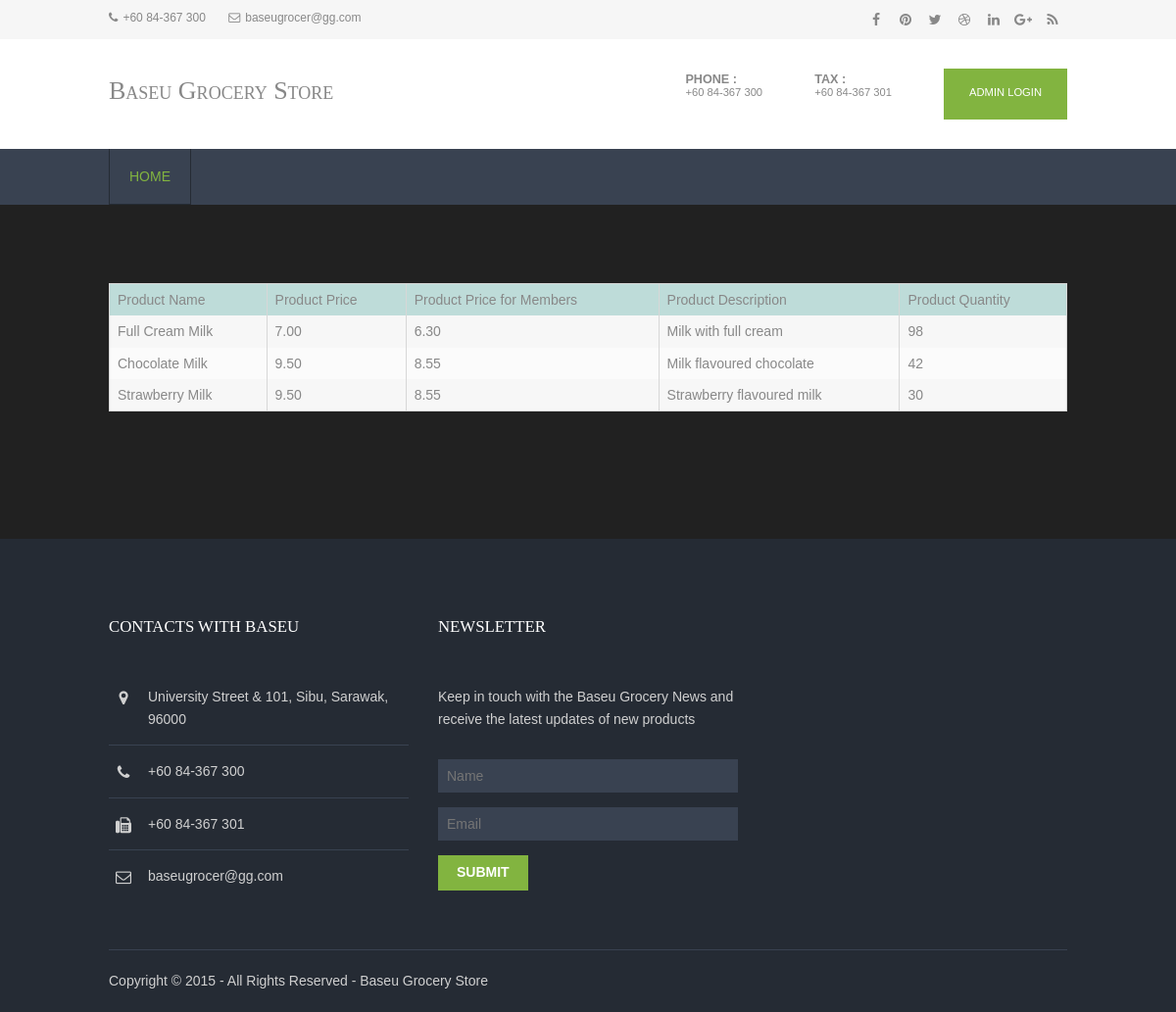
/product_dairy.php, run on the app's committed database.
### tables this page shows
CREATE TABLE `products` (
  `pro_id` int(11) NOT NULL,
  `pro_name` varchar(255) NOT NULL,
  `pro_price` decimal(15,2) NOT NULL,
  `pro_mem_price` decimal(15,2) DEFAULT NULL,
  `pro_description` text NOT NULL,
  `quantity` int(11) DEFAULT NULL,
  `pro_type` varchar(255) NOT NULL
);

### product_dairy.php (the view, shortened to what this page needs)
<?php
require('includes/config.php');
$result = $db->query("SELECT pro_name, pro_price, pro_mem_price, pro_description, quantity FROM products WHERE pro_type like 'Dairy';");
?>
<!DOCTYPE html>
<html>
<head>
<link href="layout/styles/layout.css" rel="stylesheet" type="text/css" media="all">
</head>
<body background="images/bg.jpg" id="top">
<div class="wrapper row0">
  <div id="topbar" class="hoc clear">
    <div class="fl_left">
      <ul class="nospace inline pushright">
        <li><i class="fa fa-phone"></i>+60 84-367 300</li>
        <li><i class="fa fa-envelope-o"></i>baseugrocer@gg.com</li>
      </ul>
    </div>
    <div class="fl_right">
      <ul class="faico clear">
        <li><a class="faicon-facebook" href="#"><i class="fa fa-facebook"></i></a></li>
        <li><a class="faicon-pinterest" href="#"><i class="fa fa-pinterest"></i></a></li>
        <li><a class="faicon-twitter" href="#"><i class="fa fa-twitter"></i></a></li>
        <li><a class="faicon-dribble" href="#"><i class="fa fa-dribbble"></i></a></li>
        <li><a class="faicon-linkedin" href="#"><i class="fa fa-linkedin"></i></a></li>
        <li><a class="faicon-google-plus" href="#"><i class="fa fa-google-plus"></i></a></li>
        <li><a class="faicon-rss" href="#"><i class="fa fa-rss"></i></a></li>
      </ul>
    </div>
  </div>
</div>
<div class="wrapper row1">
  <header id="header" class="hoc clear">
    <div id="logo" class="fl_left">
      <h1><a href="index.html">Baseu Grocery Store</a></h1>
    </div>
    <div id="quickinfo" class="fl_right">
      <ul class="nospace inline">
        <li><strong>Phone :</strong><br> +60 84-367 300</li>
        <li><strong>Tax :</strong><br> +60 84-367 301</li>
        <li><a class="btn" href="login.php">Admin Login</a></li>
      </ul>
    </div>
  </header>
</div>
<div class="wrapper row2">
  <nav id="mainav" class="hoc clear">
    <ul class="clear">
      <li class="active"><a href="index.html">Home</a></li>
    </ul>
  </nav>
</div>
<div class="wrapper row3" style="background-color : light-grey;" >
  <main class="hoc container clear">
    <div class="content">
      <div id="gallery">
        <table width='80%' border=0 >
        <tr style="background-color : #BEDCD9;">
          <td>Product Name</td>
          <td>Product Price</td>
          <td>Product Price for Members</td>
          <td>Product Description</td>
          <td>Product Quantity</td>
        </tr>
        <?php
        while($row = $result->fetch(PDO::FETCH_ASSOC)) {
          echo "<tr>";
          echo "<td>".$row['pro_name']."</td>";
          echo "<td>".$row['pro_price']."</td>";
          echo "<td>".$row['pro_mem_price']."</td>";
          echo "<td>".$row['pro_description']."</td>";
          echo "<td>".$row['quantity']."</td>";
        }
        ?>
        </table>
      </div>
    </div>
  </main>
</div>
<div class="wrapper row4">
  <footer id="footer" class="hoc clear">
    <div class="one_third first">
      <h6 class="title">Contacts with Baseu</h6>
      <ul class="nospace linklist contact">
        <li><i class="fa fa-map-marker"></i>
          <address>
          University Street &amp; 101, Sibu, Sarawak, 96000
          </address>
        </li>
        <li><i class="fa fa-phone"></i> +60 84-367 300<br></li>
        <li><i class="fa fa-fax"></i> +60 84-367 301</li>
        <li><i class="fa fa-envelope-o"></i> baseugrocer@gg.com</li>
      </ul>
    </div>
    <div class="one_third">
      <h6 class="title">Newsletter</h6>
      <p class="btmspace-30">Keep in touch with the Baseu Grocery News and receive the latest updates of new products</p>
      <form method="post" action="#">
        <fieldset>
          <input class="btmspace-15" type="text" value="" placeholder="Name">
          <input class="btmspace-15" type="text" value="" placeholder="Email">
          <button type="submit" value="submit">Submit</button>
        </fieldset>
      </form>
    </div>
  </footer>
</div>
<div class="wrapper row5">
  <div id="copyright" class="hoc clear">
    <p class="fl_left">Copyright &copy; 2015 - All Rights Reserved - <a href="#">Baseu Grocery Store</a></p>
  </div>
</div>
</body>
</html>

### layout/styles/layout.css (style rules this page uses)
#topbar { padding:5px 0; font-size:12px; }
#topbar .fl_left { margin-top:4px; }
#topbar .fl_left .inline > li i { margin:0 5px 0 0; line-height:normal; }
#topbar .faico li { margin:0; }
#header { padding:30px 0; }
#header #logo { margin-top:8px; font-variant:small-caps; }
#header #logo h1 { margin:0; padding:0; font-size:26px; }
#header #quickinfo { font-size:.8rem; text-transform:uppercase; }
#header #quickinfo li { margin-right:50px; }
#header #quickinfo li:last-child { margin-right:0; }
#header #quickinfo strong { display:block; margin:0 0 -5px 0; padding:0; font-size:.9rem; }
.container { padding:80px 0; }
#footer { padding:80px 0 60px; }
#footer .title { margin:0 0 50px 0; padding:0; font-size:1.2rem; text-transform:uppercase; }
#footer .linklist li { display:block; margin-bottom:15px; padding:0 0 15px 0; border-bottom:1px solid; }
#footer .linklist li:last-child { margin:0; padding:0; border:none; }
#footer .linklist li::before, #footer .linklist li::after { display:table; content:""; }
#footer .linklist li, #footer .linklist li::after { clear:both; }
#footer .contact.linklist li, #footer .contact.linklist li:last-child { position:relative; padding-left:40px; }
#footer .contact li * { margin:0; padding:0; line-height:1.6; }
#footer .contact li i { display:block; position:absolute; top:0; left:0; width:30px; font-size:16px; text-align:center; }
#footer input, #footer button { border:1px solid; }
#footer input { display:block; width:100%; padding:8px; }
#footer button { padding:8px 18px 10px; text-transform:uppercase; font-weight:700; cursor:pointer; }
#copyright { padding:20px 0; border-top:1px solid; }
#copyright * { margin:0; padding:0; }
*, *::before, *::after { transition:all .3s ease-in-out; }
nav ul, nav ol { margin:0; padding:0; list-style:none; }
#mainav, #breadcrumb, .sidebar nav { line-height:normal; }
#mainav li { display:block; position:relative; float:left; margin:0; padding:0; text-transform:uppercase; }
#mainav li:last-child { margin-right:0; }
#mainav ul.clear { border:solid; border-width:0 0 0 1px; }
#mainav li a { display:block; padding:20px; border:solid; border-width:0 1px 1px 0; border-collapse:collapse; }
table, th, td { border:1px solid; border-collapse:collapse; vertical-align:top; }
table, th { table-layout:auto; }
table { width:100%; margin-bottom:15px; }
th, td { padding:5px 8px; }
td { border-width:0 1px; }
#gallery { display:block; width:100%; margin-bottom:50px; }
.faico { margin:0; padding:0; list-style:none; }
.faico li { display:inline-block; float:left; margin:0 2px 0 0; padding:0; line-height:normal; }
.faico li:last-child { margin-right:0; }
.faico a { display:inline-block; width:30px; height:30px; line-height:30px; font-size:14px; text-align:center; }
.faico a { color:inherit; background-color:transparent; }
body { color:#888888; background-color:#252B34; }
a { color:#82B440; }
.btn, .btn.inverse:hover { color:#FFFFFF; background-color:#82B440; border-color:#82B440; }
.row0 { color:#888888; background-color:#F6F6F6; }
.row1 { color:#888888; background-color:#FFFFFF; }
.row2, .row2 a { color:#FFFFFF; background-color:#394251; }
.row3 { color:#888888; background-color:#212121; }
.row4 { color:#D0D0D0; background-color:#252B34; }
.row5, .row5 a { color:#D0D0D0; background-color:#252B34; }
#header #logo * { color:inherit; }
#footer .title { color:#FFFFFF; }
#footer .linklist li { border-color:#394251; }
#footer input, #footer button { border-color:transparent; }
#footer input { color:#FFFFFF; background-color:#394251; }
#footer button { color:#FFFFFF; background-color:#82B440; }
#copyright { border-color:#394251; }
#mainav ul.clear { border-color:#252B34; }
#mainav li a { color:inherit; background-color:inherit; border-color:#252B34; }
#mainav .active a, #mainav a:hover, #mainav li:hover > a { color:#82B440; background-color:inherit; }
table, th, td, #comments .avatar, #comments input, #comments textarea { border-color:#D7D7D7; }
tr, #comments li, #comments input[type="submit"], #comments input[type="reset"] { color:inherit; background-color:#FBFBFB; }
tr:nth-child(even), #comments li:nth-child(even) { color:inherit; background-color:#F7F7F7; }
@media screen and (min-width:978px) { .hoc { max-width:978px; } }

### data on the page
products: pro_name "Full Cream Milk", pro_price "7.00", pro_mem_price "6.30", pro_description "Milk with full cream", quantity "98"
products: pro_name "Chocolate Milk", pro_price "9.50", pro_mem_price "8.55", pro_description "Milk flavoured chocolate", quantity "42"
products: pro_name "Strawberry Milk", pro_price "9.50", pro_mem_price "8.55", pro_description "Strawberry flavoured milk", quantity "30"
